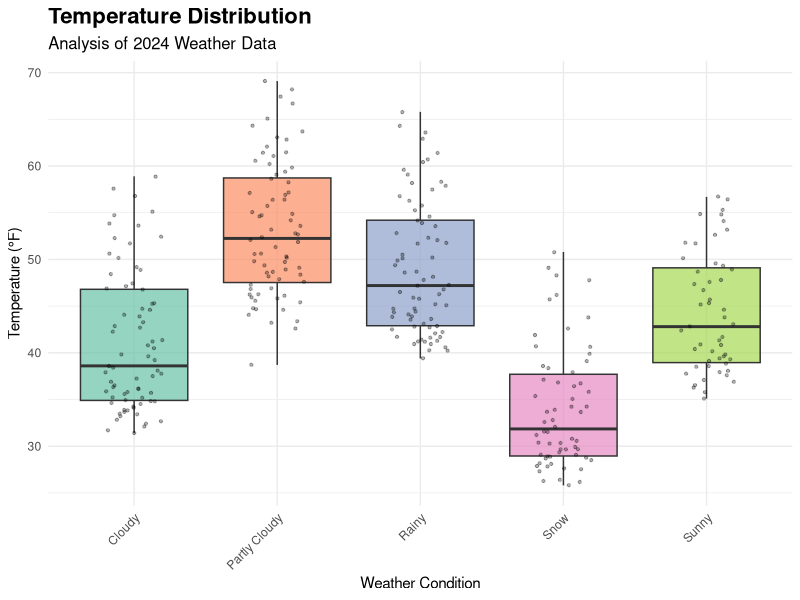

This chart was generated by the following R code:
## ---- chunk 1
#| label: setup

library(ggplot2)
library(dplyr)
library(readr)
## ---- chunk 2
#| label: load-data

# Load the weather data
weather_data <- read_csv("weather.csv")
## ---- chunk 3
#| label: data-transformation

# Create new variables for analysis
weather_analysis <- weather_data |>
  mutate(
    # Convert date to proper date format
    date = as.Date(date),

    # Create temperature categories
    temp_category = case_when(
      temperature_f < 35 ~ "Cold",
      temperature_f >= 35 & temperature_f < 55 ~ "Cool",
      temperature_f >= 55 ~ "Warm",
      TRUE ~ NA_character_
    ),

    # Create season variable based on month
    month = format(date, "%m"),
    season = case_when(
      month %in% c("12", "01", "02") ~ "Winter",
      month %in% c("03", "04", "05") ~ "Spring",
      month %in% c("06", "07", "08") ~ "Summer",
      month %in% c("09", "10", "11") ~ "Fall",
      TRUE ~ NA_character_
    ),

    # Create high humidity indicator
    high_humidity = ifelse(humidity_pct > 75, "High", "Normal"),

    # Create precipitation category
    precip_category = case_when(
      precipitation_in == 0 ~ "None",
      precipitation_in > 0 & precipitation_in <= 0.25 ~ "Light",
      precipitation_in > 0.25 & precipitation_in <= 0.75 ~ "Moderate",
      precipitation_in > 0.75 ~ "Heavy",
      TRUE ~ NA_character_
    )
  )

# Summary of new variables
summary(weather_analysis[c("temp_category", "season", "high_humidity", "precip_category")])
## ---- chunk 4
#| label: visualization

# Create a ggplot showing temperature distribution by weather condition
weather_plot <- weather_analysis |>
  filter(!is.na(temperature_f) & !is.na(weather_condition)) |>
  ggplot(aes(x = weather_condition, y = temperature_f, fill = weather_condition)) +
  geom_boxplot(alpha = 0.7) +
  geom_jitter(width = 0.2, alpha = 0.3, size = 0.8) +
  labs(
    title = "Temperature Distribution",
    subtitle = "Analysis of 2024 Weather Data",
    x = "Weather Condition",
    y = "Temperature (°F)",
    fill = "Weather Condition"
  ) +
  theme_minimal() +
  theme(
    plot.title = element_text(size = 16, face = "bold"),
    plot.subtitle = element_text(size = 12),
    axis.text.x = element_text(angle = 45, hjust = 1),
    legend.position = "none"
  ) +
  scale_fill_brewer(type = "qual", palette = "Set2")

# Display the plot
weather_plot
## ---- chunk 5
#| label: save-results

# Create summary statistics by weather condition
weather_summary <- weather_analysis |>
  filter(!is.na(temperature_f) & !is.na(weather_condition)) |>
  group_by(weather_condition) |>
  summarise(
    count = n(),
    avg_temp = round(mean(temperature_f, na.rm = TRUE), 1),
    avg_humidity = round(mean(humidity_pct, na.rm = TRUE), 1),
    avg_wind_speed = round(mean(wind_speed_mph, na.rm = TRUE), 1),
    total_precipitation = round(sum(precipitation_in, na.rm = TRUE), 2),
    .groups = "drop"
  ) |>
  arrange(desc(avg_temp))

# Display the summary
print(weather_summary)

# Save the summary to a CSV file in the working directory
write_csv(weather_summary, "weather_summary.csv")

# Also save the enhanced dataset with new variables
write_csv(weather_analysis, "weather_analysis_enhanced.csv")

cat("Files saved successfully:\n")
cat("- weather_summary.csv: Summary statistics by weather condition\n")
cat("- weather_analysis_enhanced.csv: Original data with new variables\n")
